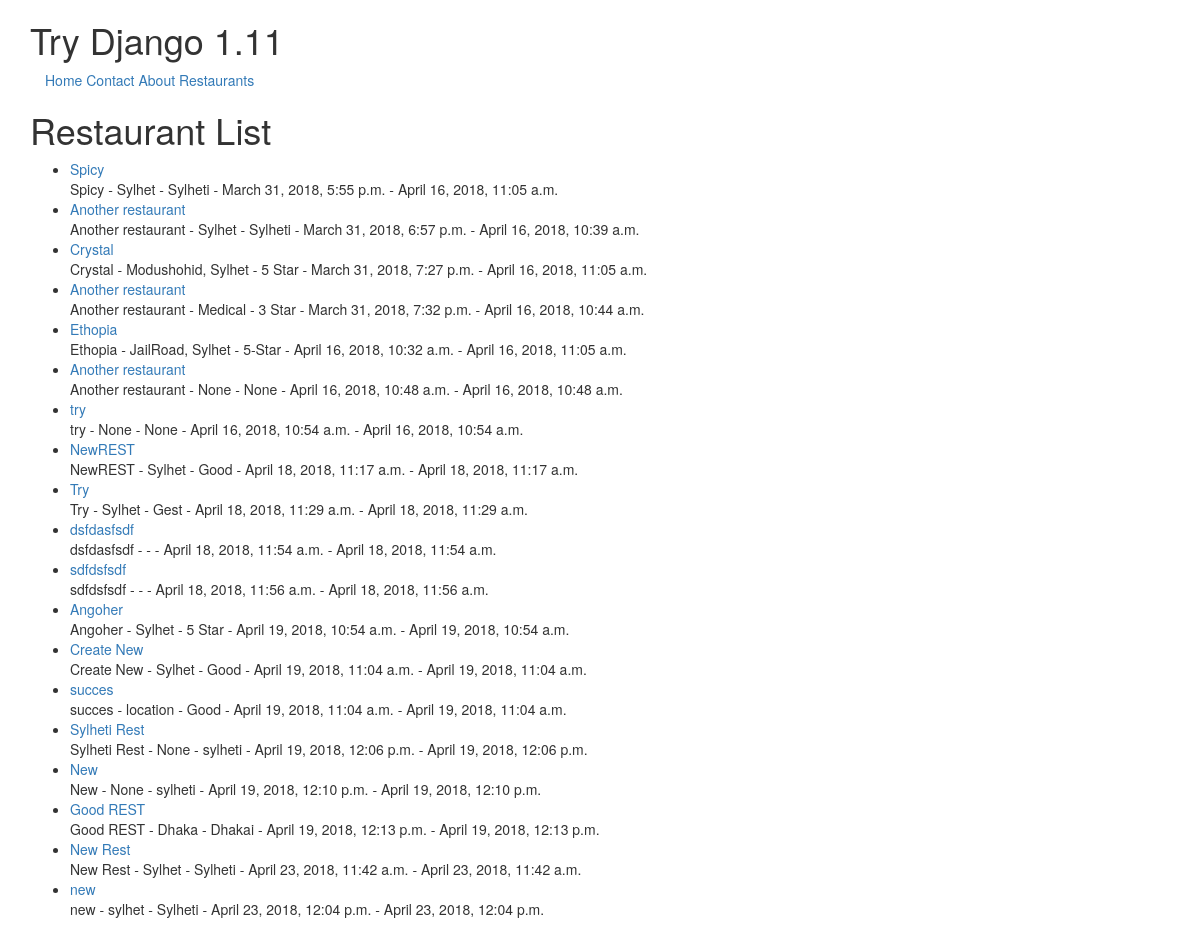
The page /restaurants/ on the database its author committed.
### restaurants/models.py (models this page shows, shortened)
class Restaurant(models.Model):
    owner            = models.ForeignKey(User)
    name            = models.CharField(max_length=100)
    location        = models.CharField(max_length=255, null=True, blank=True)
    category        = models.CharField(max_length=255, null=True, blank=True, validators=[validate_caterogy])
    timestamp       = models.DateTimeField(auto_now_add=True)   # Saves automatically and does not allow to make changes
    updated         = models.DateTimeField(auto_now=True)       # Saves automatically and does not allow to make changes
    slug            = models.SlugField(null=True, blank=True)
    def __str__(self):
        return self.name

### restaurants/views.py (the view)
# urls.py: url(r'^restaurants/$', RestaurantListView.as_view()),
class RestaurantListView(ListView):
    def get_queryset(self):
        slug = self.kwargs.get('slug')
        if slug:
            queryset = Restaurant.objects.filter(
                Q(category_iexact=slug) |
                Q(category_icontains=slug)
            )
        else:
            queryset = Restaurant.objects.all()
        return queryset

### templates/restaurants/restaurant_list.html (shortened to what this page needs)
{% extends 'base.html' %}
{% block content %}
<h1>Restaurant List</h1>
<ul>
    {% for obj in object_list %}
    <li><a href="{{ obj.slug }}">{{ obj }}</a>
        <br>{{ obj.name }} - {{ obj.location }} - {{ obj.category }} - {{ obj.timestamp }} - {{ obj.updated }}</li>
    {% endfor %}
</ul>
{% endblock content %}

### rows shown on the page
Restaurant: name "Spicy", location "Sylhet", category "Sylheti", timestamp "March 31, 2018, 5:55 p.m.", updated "April 16, 2018, 11:05 a.m."
Restaurant: name "Another restaurant", location "Sylhet", category "Sylheti", timestamp "March 31, 2018, 6:57 p.m.", updated "April 16, 2018, 10:39 a.m."
Restaurant: name "Crystal", location "Modushohid, Sylhet", category "5 Star", timestamp "March 31, 2018, 7:27 p.m.", updated "April 16, 2018, 11:05 a.m."
Restaurant: name "Another restaurant", location "Medical", category "3 Star", timestamp "March 31, 2018, 7:32 p.m.", updated "April 16, 2018, 10:44 a.m."
Restaurant: name "Ethopia", location "JailRoad, Sylhet", category "5-Star", timestamp "April 16, 2018, 10:32 a.m.", updated "April 16, 2018, 11:05 a.m."
Restaurant: name "Another restaurant", location "None", category "None", timestamp "April 16, 2018, 10:48 a.m.", updated "April 16, 2018, 10:48 a.m."
Restaurant: name "try", location "None", category "None", timestamp "April 16, 2018, 10:54 a.m.", updated "April 16, 2018, 10:54 a.m."
Restaurant: name "NewREST", location "Sylhet", category "Good", timestamp "April 18, 2018, 11:17 a.m.", updated "April 18, 2018, 11:17 a.m."
Restaurant: name "Try", location "Sylhet", category "Gest", timestamp "April 18, 2018, 11:29 a.m.", updated "April 18, 2018, 11:29 a.m."
Restaurant: name "dsfdasfsdf", timestamp "April 18, 2018, 11:54 a.m.", updated "April 18, 2018, 11:54 a.m."
Restaurant: name "sdfdsfsdf", timestamp "April 18, 2018, 11:56 a.m.", updated "April 18, 2018, 11:56 a.m."
Restaurant: name "Angoher", location "Sylhet", category "5 Star", timestamp "April 19, 2018, 10:54 a.m.", updated "April 19, 2018, 10:54 a.m."
Restaurant: name "Create New", location "Sylhet", category "Good", timestamp "April 19, 2018, 11:04 a.m.", updated "April 19, 2018, 11:04 a.m."
Restaurant: name "succes", location "location", category "Good", timestamp "April 19, 2018, 11:04 a.m.", updated "April 19, 2018, 11:04 a.m."
Restaurant: name "Sylheti Rest", location "None", category "sylheti", timestamp "April 19, 2018, 12:06 p.m.", updated "April 19, 2018, 12:06 p.m."
Restaurant: name "New", location "None", category "sylheti", timestamp "April 19, 2018, 12:10 p.m.", updated "April 19, 2018, 12:10 p.m."
Restaurant: name "Good REST", location "Dhaka", category "Dhakai", timestamp "April 19, 2018, 12:13 p.m.", updated "April 19, 2018, 12:13 p.m."
Restaurant: name "New Rest", location "Sylhet", category "Sylheti", timestamp "April 23, 2018, 11:42 a.m.", updated "April 23, 2018, 11:42 a.m."
Restaurant: name "new", location "sylhet", category "Sylheti", timestamp "April 23, 2018, 12:04 p.m.", updated "April 23, 2018, 12:04 p.m."
